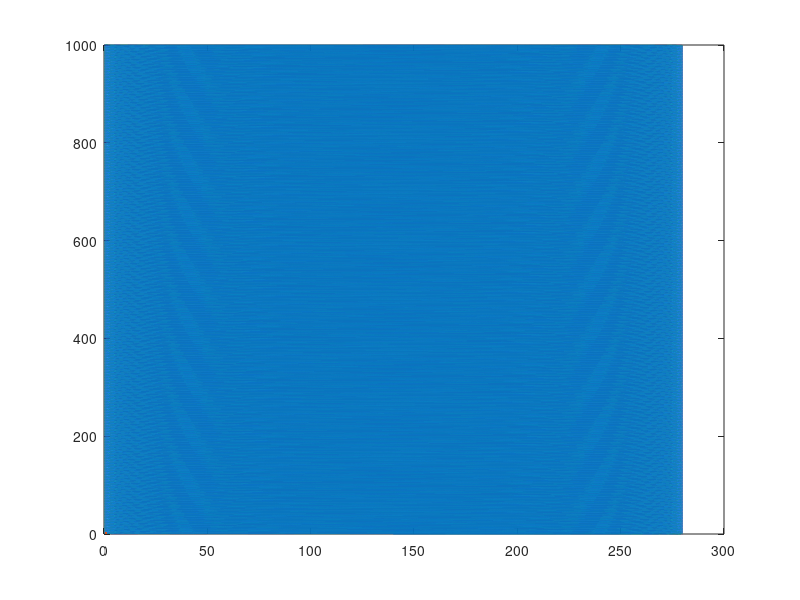

This chart was generated by the following MATLAB code:
%% Spørsmål 1
clear; clc; close all;

%SAE/AISI 1030 Q&T @400 degrees F
%Bending loading
%endurance limit is: 284.08 MPa
%compute the corrected fatigue strength at 5*10^6 load cycles.


s_y = 648; %Mpa
s_ut = 848; %Mpa
s_e = 284.08; %MPa
T = 400 %F
% 17% > 5% ductile material

s_m = 0.9*s_ut
c_load = 1;
%c_size =
%c_surf = 
c_temp = 1-0.0032*(T-840);
c_reliab = 0.620;



%% Spørsmål 2
clear; clc; close all;
%figure 2

L1 = 30; %mm
L2 = 25; %mm
L3 = 300; %mm
L4 = 900; %mm
T = 15; %mm
r = 1.6; %mm
p_0 = 280; %N
%M_0 = 20*10^3; %Nm
w = 5; %rad/s
%Compute the stress ratio sigma_a/sigma_m at point C.

A = L1*T; %mm^2


%sigma_x_p = p_1/A
%sigma_x_m = (M_t*(L2/2))/

t = (0:0.0001:1000);
p = p_0*(0.5+(0.5*sin(w*t)));
grid on;
plot(p,t, LineWidth=2)

%Svaret var 1
